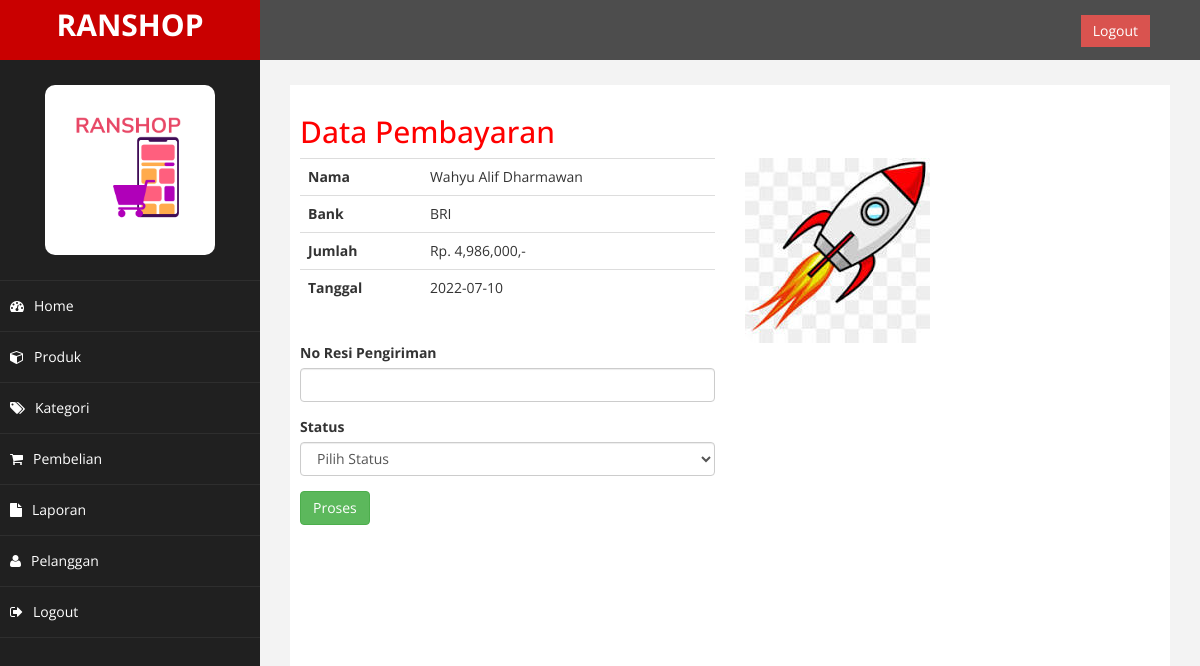
Page /admin/index.php?halaman=pembayaran&id=20 (signed in) on the committed database.
### tables this page shows
CREATE TABLE `pembayaran` (
  `id_pembayaran` int(11) NOT NULL,
  `id_pembelian` int(11) NOT NULL,
  `nama` varchar(255) NOT NULL,
  `bank` varchar(255) NOT NULL,
  `jumlah` int(11) NOT NULL,
  `tanggal` date NOT NULL,
  `bukti` varchar(255) NOT NULL
);

### admin/pembayaran.php (the view, shortened to what this page needs)
<h2>Data Pembayaran</h2>
<?php
$id_pembelian = $_GET['id'];
$ambil = $koneksi->query("SELECT * FROM pembayaran WHERE id_pembelian='$id_pembelian'");
$detail = $ambil->fetch_assoc();
?>
<div class="row">
  <div class="col-md-6">
    <table class="table">
      <tr>
        <th>Nama</th>
        <td><?= $detail['nama']; ?></td>
      </tr>
      <tr>
        <th>Bank</th>
        <td><?= $detail['bank']; ?></td>
      </tr>
      <tr>
        <th>Jumlah</th>
        <td>Rp. <?= number_format($detail['jumlah']); ?>,-</td>
      </tr>
      <tr>
        <th>Tanggal</th>
        <td><?= $detail['tanggal']; ?></td>
      </tr>
    </table>
  </div>
  <div class="col-md-6">
    <img src="../bukti_pembayaran/<?= $detail['bukti']; ?>" alt="" class="img-responsive">
  </div>
</div>
<div class="row">
  <div class="col-md-6">
    <form action="" method="post">
      <div class="form-group">
        <Label>No Resi Pengiriman</Label>
        <input type="text" class="form-control" name="resi">
      </div>
      <div class="form-group">
        <label for="">Status</label>
        <select name="status" id="" class="form-control">
          <option value="">Pilih Status</option>
        </select>
      </div>
      <button class="btn btn-success" name="proses">Proses</button>
    </form>
  </div>
</div>

### admin/assets/css/custom.css (style rules this page uses)
body { font-family: 'Open Sans', sans-serif; }
h2 { color: #f00; }

### rows in the picture
pembayaran: nama "Wahyu Alif Dharmawan", bank "BRI", jumlah "4,986,000", tanggal "2022-07-10", bukti (picture)
